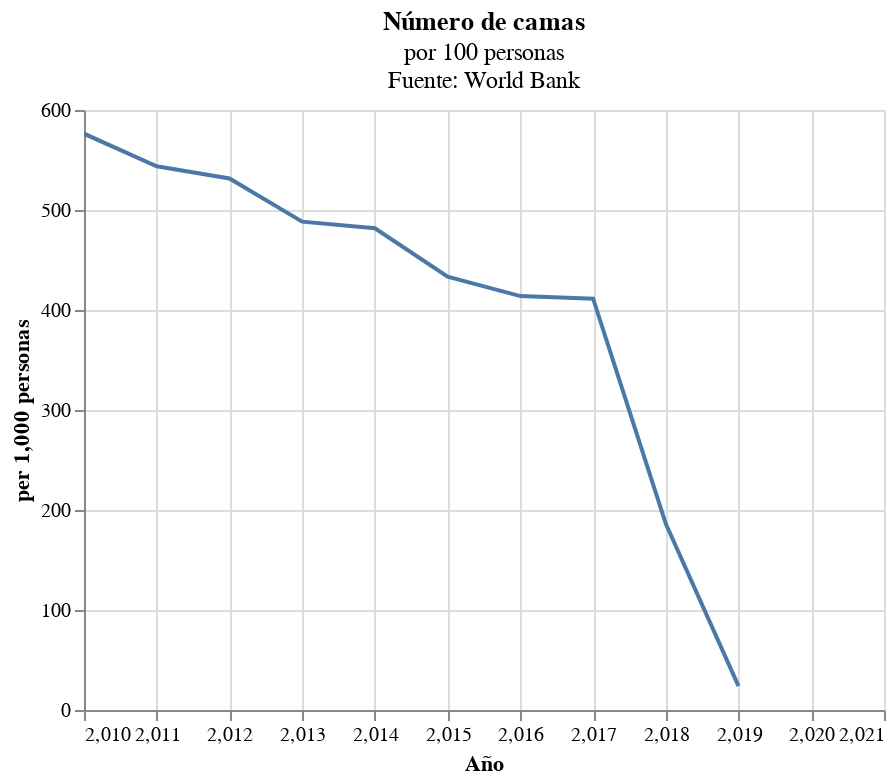

Notebook source saved alongside this figure:
### Code cell
graph_2 = alt.Chart(tb5_melt).mark_line().encode(
    x= alt.X("year", title = "Año"),
    y= alt.Y("sum(value):Q", title = "per 1,000 personas")).interactive().properties(
    title={
      "text": ["Número de camas"],
      "subtitle": ["por 100 personas",
                   "Fuente: World Bank"],
      "color": "Black",
      "subtitleColor": "Black"
    })

graph_2

### Figure 1 — Vega-Lite specification as saved in the notebook (floating-point values rounded to 4 significant figures; data arrays with more than 128 entries replaced by an {"elided": "..."} marker saying what was removed)
{"usermeta": {"embedOptions": {"theme": "urbaninstitute"}}, "config": {"view": {"continuousWidth": 400, "continuousHeight": 300}}, "data": {"name": "data-de7c0a48782c360c8d6a8c9f4610ab19"}, "mark": "line", "encoding": {"x": {"field": "year", "title": "Año", "type": "quantitative"}, "y": {"aggregate": "sum", "field": "value", "title": "per 1,000 personas", "type": "quantitative"}}, "selection": {"selector008": {"type": "interval", "bind": "scales", "encodings": ["x", "y"]}}, "title": {"text": ["Número de camas"], "subtitle": ["por 100 personas", "Fuente: World Bank"], "color": "Black", "subtitleColor": "Black"}, "$schema": "https://vega.github.io/schema/vega-lite/v4.17.0.json", "datasets": {"data-de7c0a48782c360c8d6a8c9f4610ab19": {"elided": "3192 records"}}}
